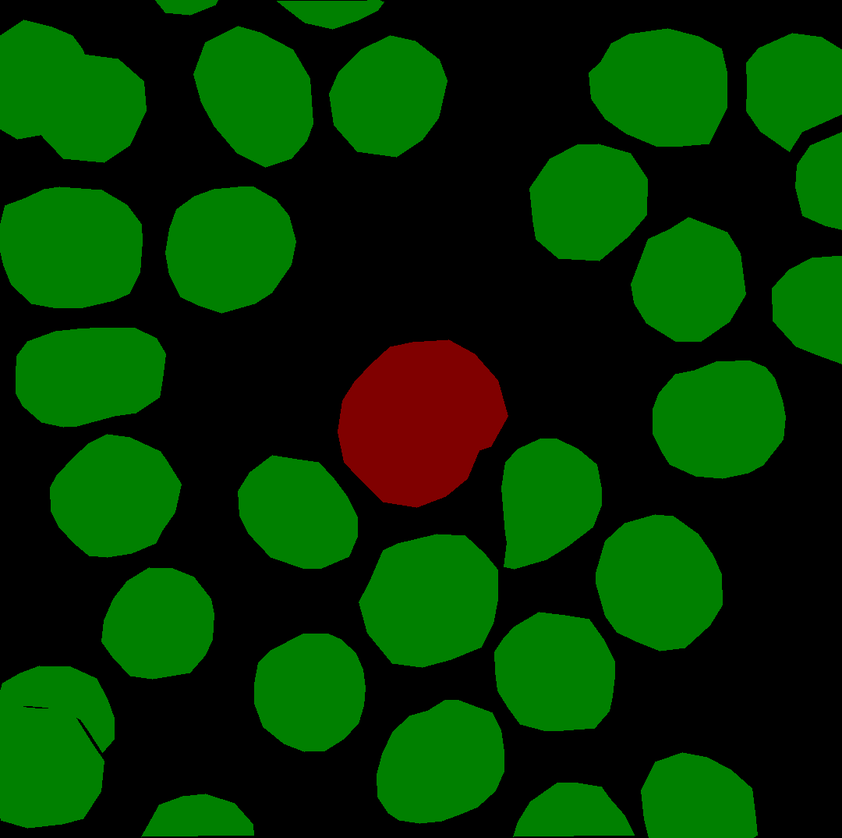
#> input picture data/20220623163957/label.png, 842 x 838 px, shrunk from 1080 x 1074 before the run; its folder holds 2 pictures in this run
$ jupyter execute get_margin.ipynb   (older library calls are emulated)
#> lines starting #> are read from the running program, lines starting #| are printed output that depends on the picture; pictures that were not available may be replaced by others from this repository, and a replacement may not be noted
[cell 1]
from PIL import Image
import numpy as np
import cv2
import matplotlib.pyplot as plt
import os

也许在进行边缘分割前设置几个阈值进行细胞分类，比如150

[cell 2]
plt.rcParams['font.sans-serif']=['SimHei']#plt显示中文
path = '../cellimgs'
file = os.listdir(path)
imgs=[]

root=r'data'
file = os.listdir(root)
for line in  file:
    imgs.append( np.array(Image.open((os.path.join(root, line,'label.png')))))

plt.title('原图')
plt.imshow(imgs[0])

[cell 3]
Sobel=[]
for grayImage in imgs:
    #Sobel算子
    x = cv2.Sobel(grayImage, cv2.CV_16S, 1, 0) #对x求一阶导
    y = cv2.Sobel(grayImage, cv2.CV_16S, 0, 1) #对y求一阶导
    absX = cv2.convertScaleAbs(x)
    absY = cv2.convertScaleAbs(y)
    Sobel.append(cv2.addWeighted(absX, 0.5, absY, 0.5, 0))
#> this loop made 4 passes
#> pass 1, `x = cv2.Sobel(grayImage, cv2.CV_16S, 1, 0)`:
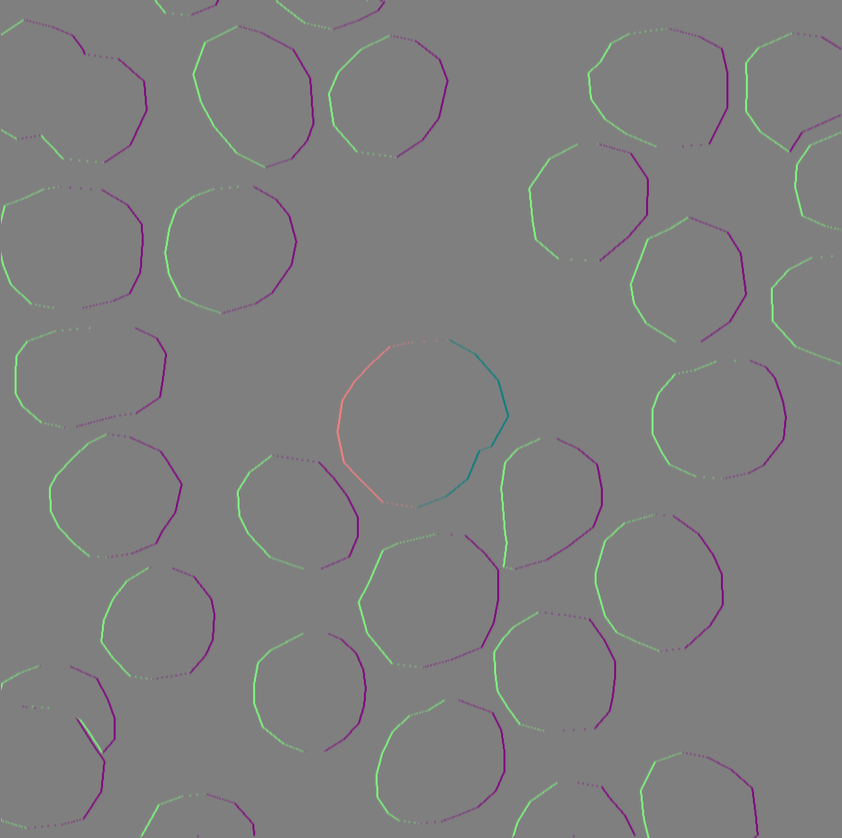
#> x: shape (838, 842, 3) int16; mean of channels 0, 1, 2 0, 0, 0; drawn with min black and max white
#> pass 1, `y = cv2.Sobel(grayImage, cv2.CV_16S, 0, 1)`:
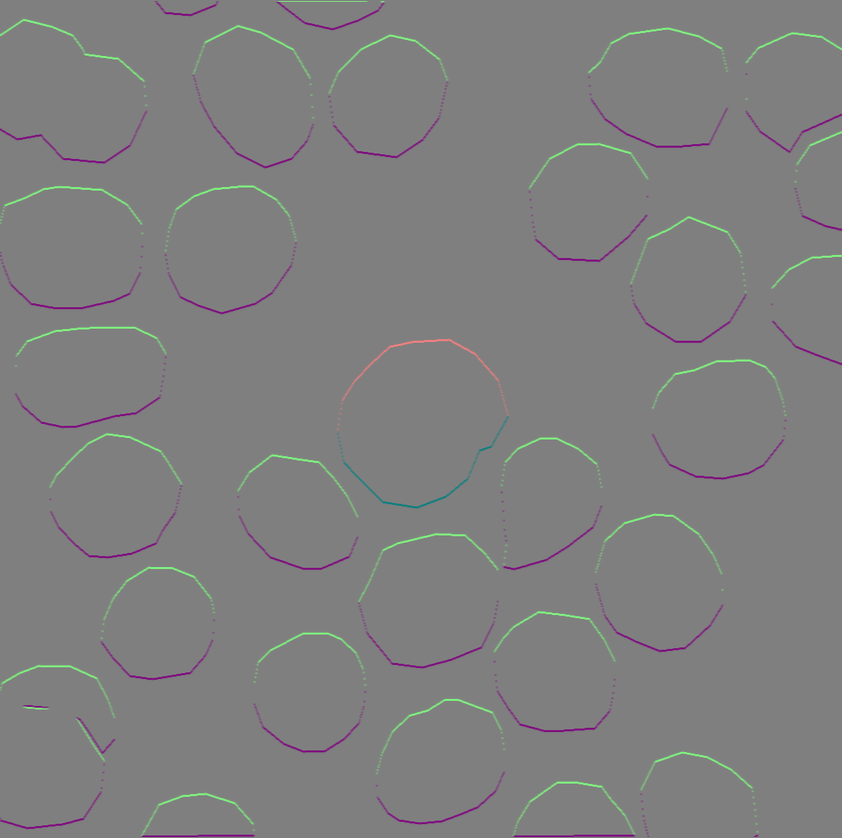
#> y: shape (838, 842, 3) int16; mean of channels 0, 1, 2 0, 0, 0; drawn with min black and max white
#> pass 1, `absX = cv2.convertScaleAbs(x)`:
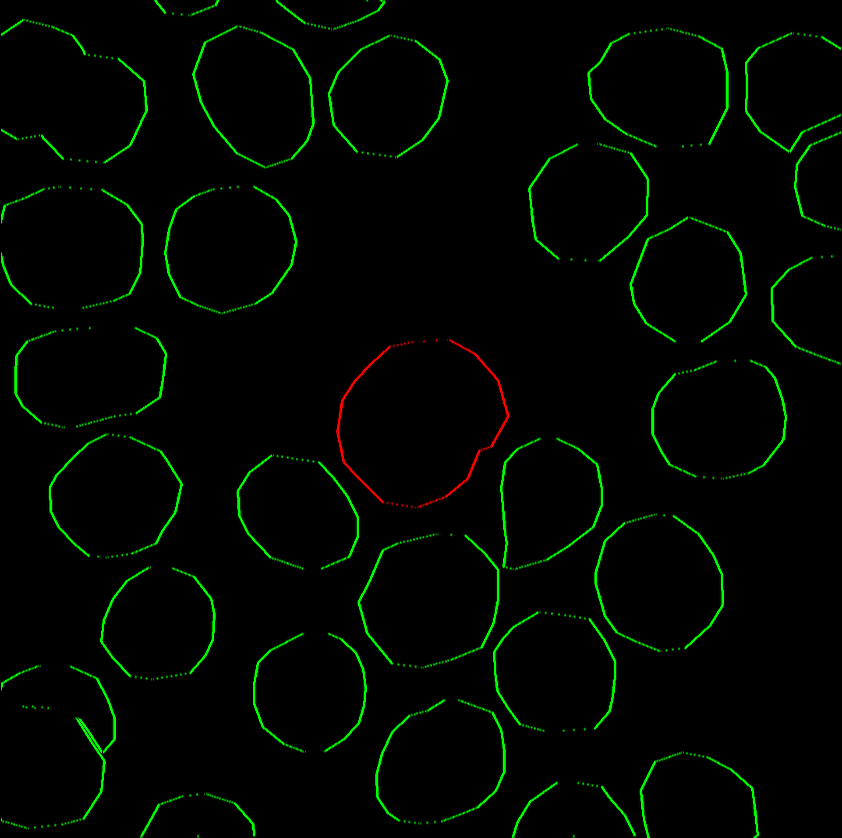
#> absX: shape (838, 842, 3); mean of channels 0, 1, 2 0.4, 6.4, 0; drawn as R, G, B
#> pass 1, `absY = cv2.convertScaleAbs(y)`:
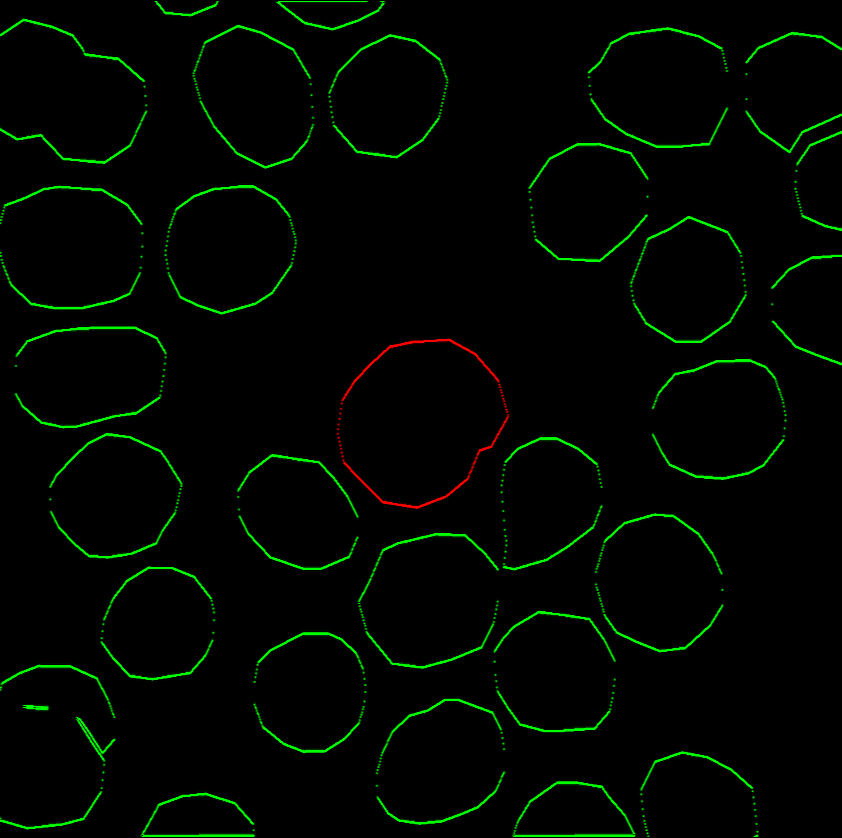
#> absY: shape (838, 842, 3); mean of channels 0, 1, 2 0.4, 7.1, 0; drawn as R, G, B

plt.imshow(Sobel[0], 'gray')

[cell 4]
erzhi=[]
for i in Sobel:
    erzhi.append(np.where(i>0,255,0))

plt.imshow(erzhi[0], 'gray')
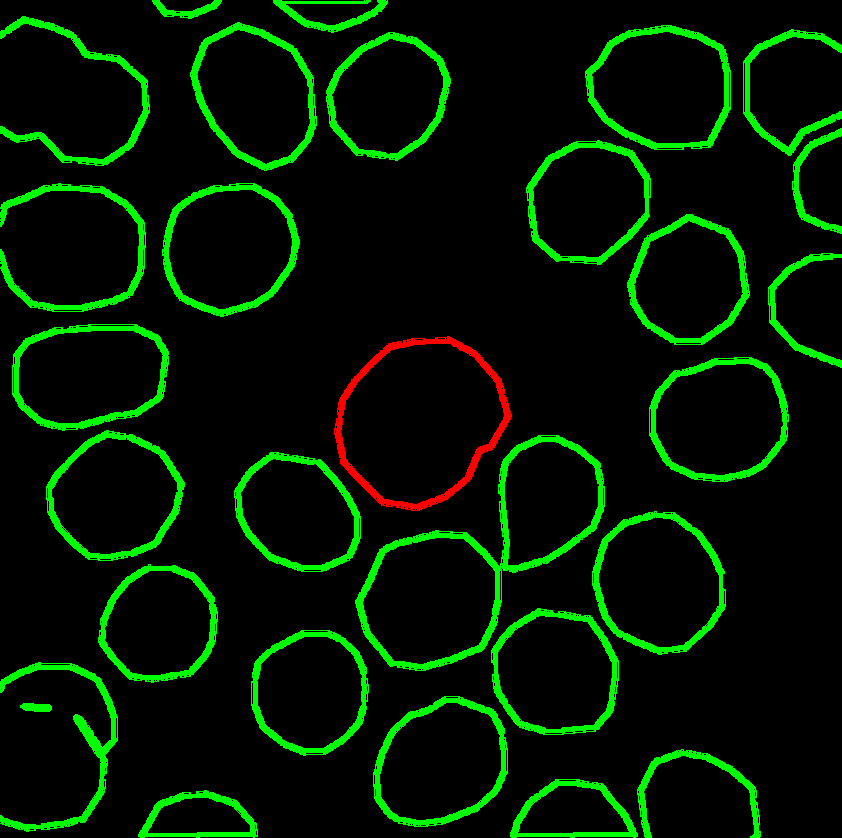
#> shown: shape (838, 842, 3); mean R, G, B 1.3, 23.4, 0

[cell 5]
#对标签的边缘变成255
label=[]
for i,j in zip(imgs,erzhi):
    label.append(np.where(i>j,i,j))

plt.imshow(label[0])
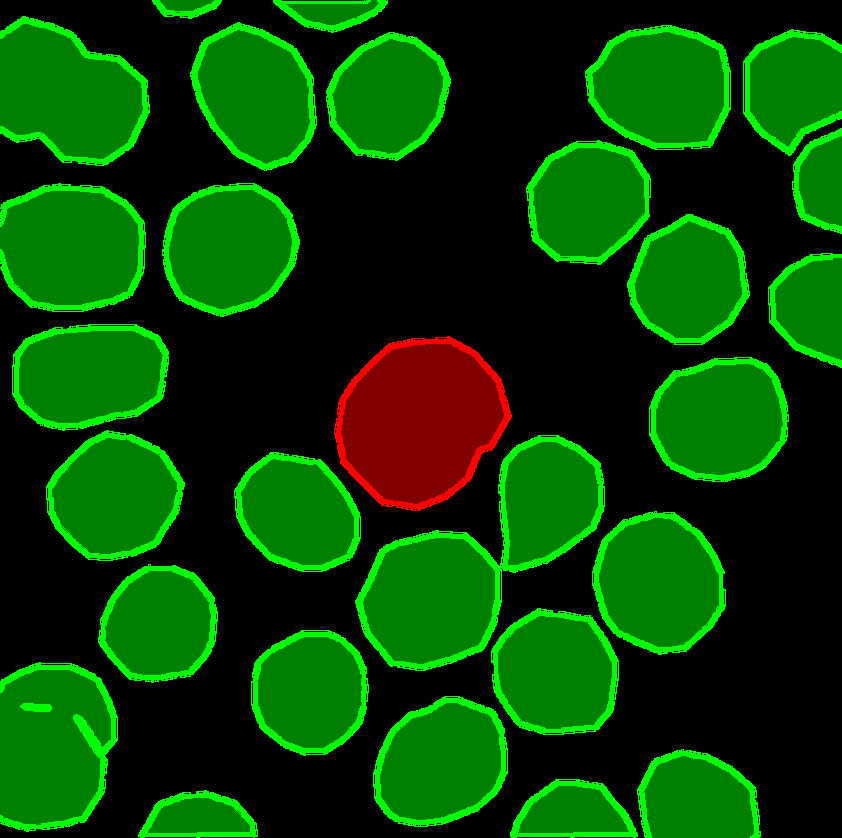
#> shown: shape (838, 842, 3); mean R, G, B 4.7, 68.4, 0

[cell 6]
for i,line in  enumerate(file):
    img=Image.fromarray(np.uint8(label[i]))
    img.save((os.path.join(root, line,'good.png')))
